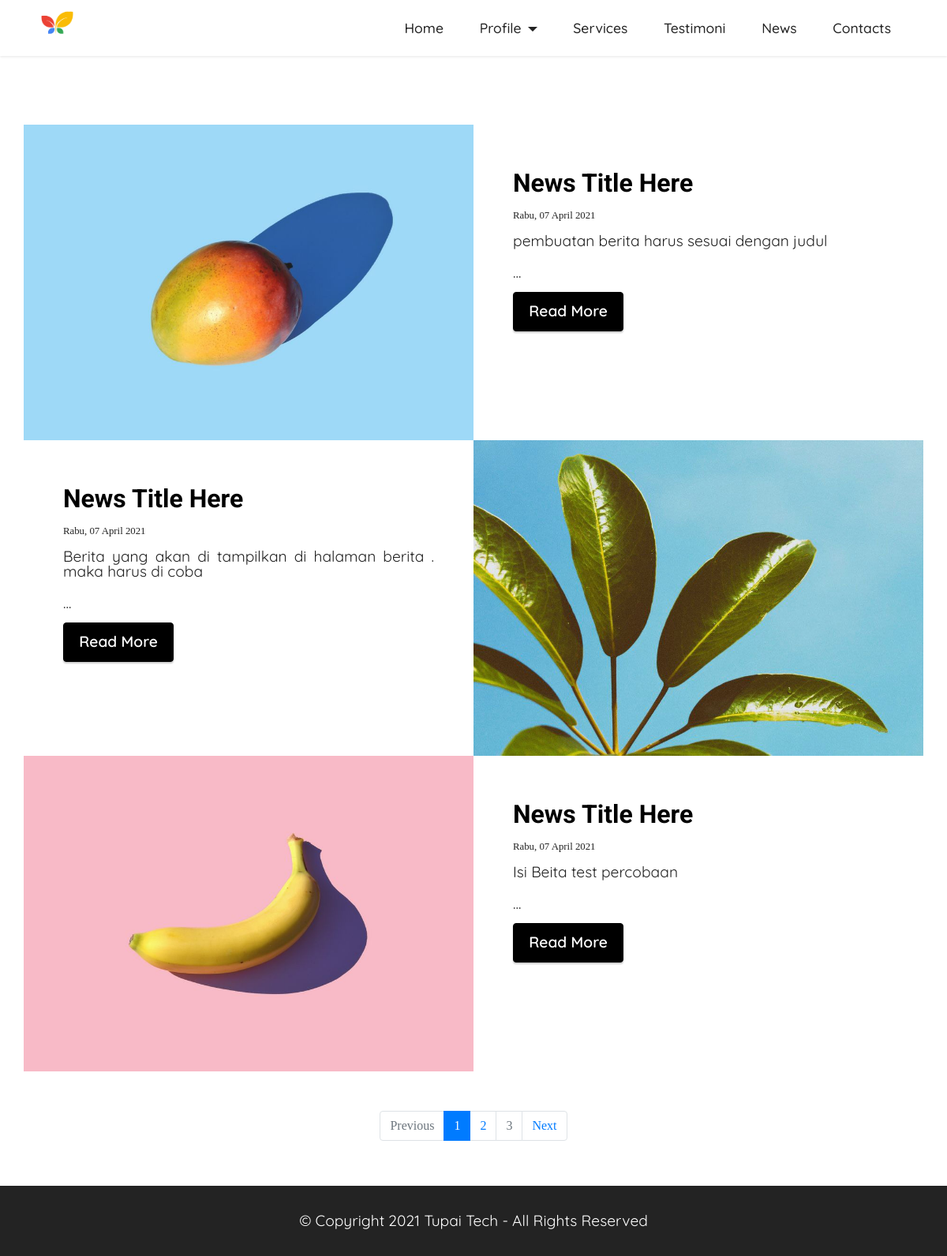
/index.php/news, run on the app's committed database.
### tables this page shows
CREATE TABLE `berita` (
  `id_berita` int(11) NOT NULL,
  `judul_berita` varchar(250) NOT NULL,
  `isi` text NOT NULL,
  `img` varchar(200) NOT NULL,
  `tanggal` datetime NOT NULL,
  `link` varchar(250) NOT NULL
);

### application/views/base/home.php (called while the page is built, shortened)
<?php
$this->load->view('base/home_header');
$this->load->view($base);

### application/controllers/News.php (called while the page is built, shortened)
<?php
class News extends CI_Controller {
	public function index()
	{
		$data = [
			'base' => 'home/news',
			'partial' => null,
			'title' => 'News',
			'berita' => $this->User_m->home_news()
		];
		$total = $this->User_m->newscont();
		if ( (int) ceil($total/3) == 1 ) {
			$data['stop'] = 1;
		}elseif ((int) ceil($total/3) == 2) {
			$data['stop'] = 2;
		}elseif ((int) ceil($total/3) == 3) {
			$data['stop'] = 3;
		}
		$this->load->view('base/home', $data);
	}
}

### index.php (called while the page is built, shortened)
<?php
require_once BASEPATH.'core/CodeIgniter.php';

### application/models/User_m.php (called while the page is built, shortened)
<?php
class User_m extends CI_Model{
	public function home_news($id=null )
	{
		$this->db->order_by('id_berita', 'DESC');
		$this->db->limit(3);
		$query = $this->db->get('berita');
		return $query->result_array();
	}
}

### application/helpers/bantu_helper.php (called while the page is built, shortened)
<?php
if (!function_exists('format_indo')) {
  function format_indo($date){
    $Hari = array("Minggu","Senin","Selasa","Rabu","Kamis","Jumat","Sabtu");
    $Bulan = array("Januari","Februari","Maret","April","Mei","Juni","Juli","Agustus","September","Oktober","November","Desember");
    $tahun = substr($date,0,4);
    $bulan = substr($date,5,2);
    $tgl = substr($date,8,2);
    $hari = date("w",strtotime($date));
    $result = $Hari[$hari].", ".$tgl." ".$Bulan[(int)$bulan-1]." ".$tahun;
    return $result;
  }
}

### application/views/home/news.php (the view, shortened to what this page needs)
<section class="content1 cid-srPN4fVE3X news-collection" id="">
    <div class="container">
        <div class="row mt-5 justify-content-center ">
            <div class="box col-12" data-aos="zoom-in-up" data-aos-delay="100">
                <?php $a=1; foreach ($berita as $news): ?>
                    <div class="row <?= ($a%2) == 0 ? 'd-flex flex-row-reverse' : '' ?>">
                        <div class="images p-0 col-12 col-lg-6" <?php $a++ ?>>
                            <img src="<?= base_url('assets/') ?>images/berita/<?= $news['img'] ?>" alt="">
                        </div>
                        <div class="content col-12 col-lg-6">
                            <h5 class="item-title mbr-fonts-style display-5 content-title"><a href="<?= base_url('news/detail/'). $news['link']  ?>" class="text-primary"><strong>News Title Here </strong></a></h5>
                            <p class="tanggal"><small><?= format_indo($news['tanggal'])?></small></p>
                            <div class="mbr-text mt-3 display-7 content-info"><?= substr($news['isi'] , 0, 240) . ' ...'; ?><br></div>
                            <div class="mbr-section-btn item-footer mt-2 news-footer"><a href="<?= base_url('news/detail/'). $news['link']  ?>"
                                    class="btn btn-primary item-btn display-7">Read More</a></div>
                        </div>
                    </div>
                <?php endforeach ?>
            </div>
        </div>
    </div>
</section>
<div class="pagination-box d-flex justify-content-center">
    <nav aria-label="...">
        <ul class="pagination pagination-md">
            <li class="page-item disabled">
                <a class="page-link" href="<?= base_url('news/') ?>" tabindex="1">Previous</a>
            </li>
            <?php if ($stop == 2): ?>
                <li class="page-item active"><a class="page-link" href="<?= base_url('news/') ?>">1</a></li>
                <li class="page-item"><a class="page-link" href="<?= base_url('news/page/2') ?>">2 <span class="sr-only">(current)</span></a>
                </li>
                <li class="page-item disabled"><a class="page-link" href="<?= base_url('news/page/3') ?>">3</a></li>
                <li class="page-item">
                    <a class="page-link" href="<?= base_url('news/page/2') ?>">Next</a>
                </li>
            <?php endif ?>
        </ul>
    </nav>
</div>

### assets/assets/theme/css/style.css (style rules this page uses)
section { background-color: #ffffff; }
body { font-style: normal; line-height: 1.5; font-weight: 400; color: #232323; position: relative; }
section, .container, .container-fluid { position: relative; word-wrap: break-word; }
a { font-style: normal; font-weight: 400; cursor: pointer; }
a, a:hover { text-decoration: none; }
.mbr-text { font-style: normal; line-height: 1.7; }
h1, h2, h3, h4, h5, h6, .display-1, .display-2, .display-4, .display-5, .display-7, span, p, a { line-height: 1; word-break: break-word; word-wrap: break-word; font-weight: 400; }
b, strong { font-weight: bold; }
section { background-position: 50% 50%; background-repeat: no-repeat; background-size: cover; }
img, iframe { display: block; width: 100%; }
.mbr-section-btn { margin-left: -0.6rem; margin-right: -0.6rem; font-size: 0; }
.btn { font-weight: 600; border-width: 1px; font-style: normal; margin: 0.6rem 0.6rem; white-space: normal; transition: all 0.2s ease-in-out; display: inline-flex; align-items: center; justify-content: center; word-break: break-word; }
.row { display: -webkit-flex; -webkit-flex-wrap: wrap; }
.justify-content-center { -webkit-justify-content: center; }
html, body { height: auto; min-height: 100vh; }
ul, ol, pre, blockquote { margin-bottom: 2.3125rem; }
@media (min-width: 992px) { .container { padding-left: 16px; padding-right: 16px; } }
@media (min-width: 992px) { .row { margin-left: -16px; margin-right: -16px; } }
@media (min-width: 992px) { .row > [class*=col] { padding-left: 16px; padding-right: 16px; } }

### assets/assets/mobirise/css/mbr-additional.css (style rules this page uses)
body { font-family: 'Jost'; }
.display-5 { font-family: 'Roboto', sans-serif; font-size: 2rem; line-height: 1.5; }
.display-7 { font-family: 'Quicksand', sans-serif; font-size: 1.2rem; line-height: 1.5; }
.btn { padding: 0.6rem 1.2rem; border-radius: 4px; }
.btn-primary, .btn-primary:active { background-color: #000000 !important; border-color: #000000 !important; color: #ffffff !important; box-shadow: 0 2px 2px 0 rgba(0, 0, 0, 0.2); }
.text-primary { color: #000000 !important; }
a[class*="text-"]:not(.nav-link):not(.dropdown-item):not([role]):not(.navbar-caption) { position: relative; background-image: transparent; background-size: 10000px 2px; background-repeat: no-repeat; background-position: 0px 1.2em; background-position: -10000px 1.2em; }
a, a:hover { color: #000000; }
body { overflow-x: hidden; }
a { transition: color 0.6s; }
.cid-srPN4fVE3X { padding-top: 6rem; padding-bottom: 6rem; background-color: #ffffff; }
.cid-srPN4fVE3X img, .cid-srPN4fVE3X .item-img { width: 100%; height: 100%; height: 400px; object-fit: cover; }
.cid-srPN4fVE3X .mbr-section-btn { margin-top: auto !important; }
.cid-srPN4fVE3X .mbr-text, .cid-srPN4fVE3X .mbr-section-btn { text-align: left; }
.cid-srPN4fVE3X .item-title { text-align: left; color: #6592e6; }

### assets/assets/css/main.css (style rules this page uses)
.news-collection { padding-top: 50px; padding-bottom: 50px; }
.news-collection .box .content { padding: 50px; }
.news-collection .box .content .content-info { text-align: justify; }
.pagination-box { margin-bottom: 20px; }

### data on the page
berita: img (picture), tanggal "Rabu, 07 April 2021", isi "pembuatan berita harus sesuai dengan judul"
berita: img (picture), tanggal "Rabu, 07 April 2021", isi "Berita yang akan di tampilkan di halaman berita . maka harus di coba"
berita: img (picture), tanggal "Rabu, 07 April 2021", isi "Isi Beita test percobaan"
